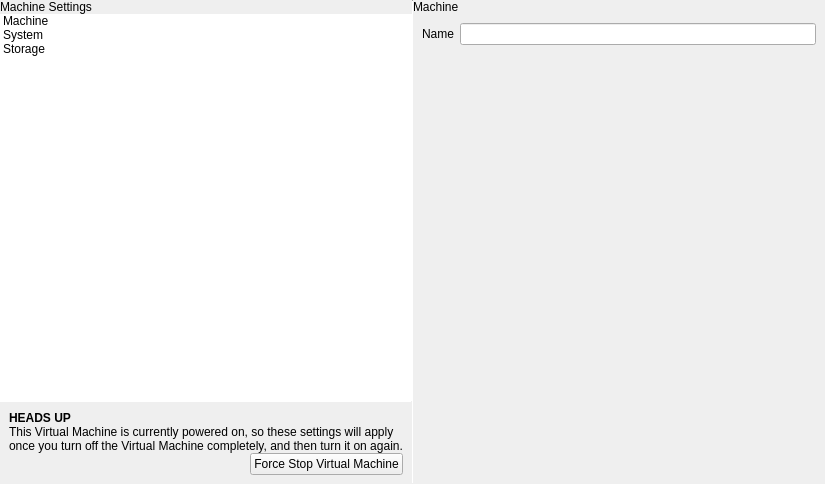
<?xml version="1.0" encoding="UTF-8"?>
<ui version="4.0">
 <class>GuestSettings</class>
 <widget class="QWidget" name="GuestSettings">
  <property name="geometry">
   <rect>
    <x>0</x>
    <y>0</y>
    <width>825</width>
    <height>484</height>
   </rect>
  </property>
  <property name="windowTitle">
   <string>Form</string>
  </property>
  <layout class="QHBoxLayout" name="horizontalLayout">
   <property name="spacing">
    <number>0</number>
   </property>
   <property name="leftMargin">
    <number>0</number>
   </property>
   <property name="topMargin">
    <number>0</number>
   </property>
   <property name="rightMargin">
    <number>0</number>
   </property>
   <property name="bottomMargin">
    <number>0</number>
   </property>
   <item>
    <widget class="QWidget" name="leftPane" native="true">
     <layout class="QVBoxLayout" name="verticalLayout">
      <property name="spacing">
       <number>0</number>
      </property>
      <property name="leftMargin">
       <number>0</number>
      </property>
      <property name="topMargin">
       <number>0</number>
      </property>
      <property name="rightMargin">
       <number>0</number>
      </property>
      <property name="bottomMargin">
       <number>0</number>
      </property>
      <item>
       <widget class="tTitleLabel" name="titleLabel">
        <property name="text">
         <string>Machine Settings</string>
        </property>
       </widget>
      </item>
      <item>
       <widget class="QListWidget" name="listWidget">
        <property name="frameShape">
         <enum>QFrame::NoFrame</enum>
        </property>
        <item>
         <property name="text">
          <string>Machine</string>
         </property>
        </item>
        <item>
         <property name="text">
          <string>System</string>
         </property>
        </item>
        <item>
         <property name="text">
          <string>Storage</string>
         </property>
        </item>
       </widget>
      </item>
      <item>
       <widget class="QWidget" name="machineOnWarning" native="true">
        <layout class="QVBoxLayout" name="verticalLayout_5">
         <property name="spacing">
          <number>0</number>
         </property>
         <property name="leftMargin">
          <number>0</number>
         </property>
         <property name="topMargin">
          <number>0</number>
         </property>
         <property name="rightMargin">
          <number>0</number>
         </property>
         <property name="bottomMargin">
          <number>0</number>
         </property>
         <item>
          <widget class="Line" name="line_2">
           <property name="maximumSize">
            <size>
             <width>16777215</width>
             <height>1</height>
            </size>
           </property>
           <property name="orientation">
            <enum>Qt::Horizontal</enum>
           </property>
          </widget>
         </item>
         <item>
          <layout class="QVBoxLayout" name="verticalLayout_4">
           <property name="leftMargin">
            <number>9</number>
           </property>
           <property name="topMargin">
            <number>9</number>
           </property>
           <property name="rightMargin">
            <number>9</number>
           </property>
           <property name="bottomMargin">
            <number>9</number>
           </property>
           <item>
            <widget class="QLabel" name="label_4">
             <property name="font">
              <font>
               <weight>75</weight>
               <bold>true</bold>
              </font>
             </property>
             <property name="text">
              <string>HEADS UP</string>
             </property>
            </widget>
           </item>
           <item>
            <widget class="QLabel" name="label_5">
             <property name="text">
              <string>This Virtual Machine is currently powered on, so these settings will apply once you turn off the Virtual Machine completely, and then turn it on again.</string>
             </property>
             <property name="wordWrap">
              <bool>true</bool>
             </property>
            </widget>
           </item>
           <item>
            <layout class="QHBoxLayout" name="horizontalLayout_2">
             <item>
              <spacer name="horizontalSpacer">
               <property name="orientation">
                <enum>Qt::Horizontal</enum>
               </property>
               <property name="sizeHint" stdset="0">
                <size>
                 <width>40</width>
                 <height>20</height>
                </size>
               </property>
              </spacer>
             </item>
             <item>
              <widget class="QPushButton" name="forceStopButton">
               <property name="text">
                <string>Force Stop Virtual Machine</string>
               </property>
               <property name="icon">
                <iconset theme="application-exit">
                 <normaloff>.</normaloff>.</iconset>
               </property>
              </widget>
             </item>
            </layout>
           </item>
          </layout>
         </item>
        </layout>
       </widget>
      </item>
     </layout>
    </widget>
   </item>
   <item>
    <widget class="Line" name="line">
     <property name="maximumSize">
      <size>
       <width>1</width>
       <height>16777215</height>
      </size>
     </property>
     <property name="orientation">
      <enum>Qt::Vertical</enum>
     </property>
    </widget>
   </item>
   <item>
    <widget class="QStackedWidget" name="stackedWidget">
     <widget class="QWidget" name="page">
      <layout class="QVBoxLayout" name="verticalLayout_2">
       <property name="spacing">
        <number>0</number>
       </property>
       <property name="leftMargin">
        <number>0</number>
       </property>
       <property name="topMargin">
        <number>0</number>
       </property>
       <property name="rightMargin">
        <number>0</number>
       </property>
       <property name="bottomMargin">
        <number>0</number>
       </property>
       <item>
        <widget class="tTitleLabel" name="titleLabel_2">
         <property name="text">
          <string>Machine</string>
         </property>
        </widget>
       </item>
       <item>
        <widget class="QStackedWidget" name="stackedWidget_2">
         <property name="currentIndex">
          <number>0</number>
         </property>
         <widget class="QWidget" name="page_2">
          <layout class="QGridLayout" name="gridLayout">
           <item row="0" column="1">
            <widget class="QLineEdit" name="machineNameLabel"/>
           </item>
           <item row="0" column="0">
            <widget class="QLabel" name="label">
             <property name="text">
              <string>Name</string>
             </property>
            </widget>
           </item>
           <item row="1" column="0">
            <spacer name="verticalSpacer">
             <property name="orientation">
              <enum>Qt::Vertical</enum>
             </property>
             <property name="sizeHint" stdset="0">
              <size>
               <width>20</width>
               <height>40</height>
              </size>
             </property>
            </spacer>
           </item>
          </layout>
         </widget>
         <widget class="QWidget" name="page_3"/>
        </widget>
       </item>
      </layout>
     </widget>
     <widget class="QWidget" name="page_4">
      <layout class="QVBoxLayout" name="verticalLayout_3">
       <property name="spacing">
        <number>0</number>
       </property>
       <property name="leftMargin">
        <number>0</number>
       </property>
       <property name="topMargin">
        <number>0</number>
       </property>
       <property name="rightMargin">
        <number>0</number>
       </property>
       <property name="bottomMargin">
        <number>0</number>
       </property>
       <item>
        <widget class="tTitleLabel" name="titleLabel_3">
         <property name="text">
          <string>System</string>
         </property>
        </widget>
       </item>
       <item>
        <widget class="QScrollArea" name="scrollArea">
         <property name="frameShape">
          <enum>QFrame::NoFrame</enum>
         </property>
         <property name="widgetResizable">
          <bool>true</bool>
         </property>
         <widget class="QWidget" name="scrollAreaWidgetContents">
          <property name="geometry">
           <rect>
            <x>0</x>
            <y>0</y>
            <width>412</width>
            <height>467</height>
           </rect>
          </property>
          <layout class="QGridLayout" name="gridLayout_2">
           <item row="0" column="0">
            <widget class="QLabel" name="label_2">
             <property name="text">
              <string>Memory</string>
             </property>
            </widget>
           </item>
           <item row="1" column="1">
            <widget class="QSpinBox" name="systemCoresBox">
             <property name="specialValueText">
              <string>Automatic</string>
             </property>
             <property name="maximum">
              <number>64</number>
             </property>
            </widget>
           </item>
           <item row="1" column="0">
            <widget class="QLabel" name="label_3">
             <property name="text">
              <string>CPU Cores</string>
             </property>
            </widget>
           </item>
           <item row="0" column="1">
            <widget class="QSpinBox" name="systemMemoryBox">
             <property name="suffix">
              <string> MB</string>
             </property>
             <property name="minimum">
              <number>4</number>
             </property>
             <property name="maximum">
              <number>65536</number>
             </property>
            </widget>
           </item>
           <item row="3" column="0">
            <spacer name="verticalSpacer_2">
             <property name="orientation">
              <enum>Qt::Vertical</enum>
             </property>
             <property name="sizeHint" stdset="0">
              <size>
               <width>20</width>
               <height>40</height>
              </size>
             </property>
            </spacer>
           </item>
           <item row="2" column="0" colspan="2">
            <widget class="QCheckBox" name="systemEfiBox">
             <property name="text">
              <string>Use EFI Firmware</string>
             </property>
            </widget>
           </item>
          </layout>
         </widget>
        </widget>
       </item>
      </layout>
     </widget>
     <widget class="DrivesPage" name="drivesPage"/>
    </widget>
   </item>
  </layout>
 </widget>
 <customwidgets>
  <customwidget>
   <class>tTitleLabel</class>
   <extends>QLabel</extends>
   <header location="global">ttitlelabel.h</header>
   <slots>
    <signal>backButtonClicked()</signal>
   </slots>
  </customwidget>
  <customwidget>
   <class>DrivesPage</class>
   <extends>QWidget</extends>
   <header>guestwindow/settings/drivespage.h</header>
   <container>1</container>
  </customwidget>
 </customwidgets>
 <resources/>
 <connections>
  <connection>
   <sender>listWidget</sender>
   <signal>currentRowChanged(int)</signal>
   <receiver>stackedWidget</receiver>
   <slot>setCurrentIndex(int)</slot>
   <hints>
    <hint type="sourcelabel">
     <x>246</x>
     <y>169</y>
    </hint>
    <hint type="destinationlabel">
     <x>594</x>
     <y>197</y>
    </hint>
   </hints>
  </connection>
 </connections>
</ui>
